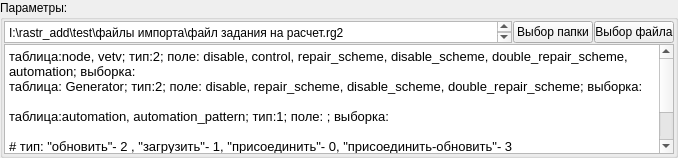
             <widget class="QGroupBox" name="gb_import_model">
              <property name="maximumSize">
               <size>
                <width>16777215</width>
                <height>180</height>
               </size>
              </property>
              <property name="title">
               <string>Параметры:</string>
              </property>
              <layout class="QVBoxLayout" name="verticalLayout_8">
               <property name="spacing">
                <number>1</number>
               </property>
               <property name="leftMargin">
                <number>1</number>
               </property>
               <property name="topMargin">
                <number>1</number>
               </property>
               <property name="rightMargin">
                <number>1</number>
               </property>
               <property name="bottomMargin">
                <number>1</number>
               </property>
               <item>
                <layout class="QHBoxLayout" name="horizontalLayout">
                 <item>
                  <widget class="QPlainTextEdit" name="te_path_import_rg2">
                   <property name="enabled">
                    <bool>true</bool>
                   </property>
                   <property name="sizePolicy">
                    <sizepolicy hsizetype="Expanding" vsizetype="Expanding">
                     <horstretch>0</horstretch>
                     <verstretch>0</verstretch>
                    </sizepolicy>
                   </property>
                   <property name="minimumSize">
                    <size>
                     <width>508</width>
                     <height>22</height>
                    </size>
                   </property>
                   <property name="maximumSize">
                    <size>
                     <width>10000</width>
                     <height>22</height>
                    </size>
                   </property>
                   <property name="baseSize">
                    <size>
                     <width>0</width>
                     <height>35</height>
                    </size>
                   </property>
                   <property name="plainText">
                    <string>I:\rastr_add\test\файлы импорта\файл задания на расчет.rg2</string>
                   </property>
                  </widget>
                 </item>
                 <item>
                  <widget class="QPushButton" name="b_choice_path_import_folder">
                   <property name="maximumSize">
                    <size>
                     <width>80</width>
                     <height>16777215</height>
                    </size>
                   </property>
                   <property name="text">
                    <string>Выбор папки</string>
                   </property>
                  </widget>
                 </item>
                 <item>
                  <widget class="QPushButton" name="b_choice_path_import_file">
                   <property name="maximumSize">
                    <size>
                     <width>80</width>
                     <height>16777215</height>
                    </size>
                   </property>
                   <property name="text">
                    <string>Выбор файла</string>
                   </property>
                  </widget>
                 </item>
                </layout>
               </item>
               <item>
                <widget class="QPlainTextEdit" name="te_import_rg2">
                 <property name="maximumSize">
                  <size>
                   <width>16777215</width>
                   <height>110</height>
                  </size>
                 </property>
                 <property name="font">
                  <font>
                   <pointsize>10</pointsize>
                   <underline>false</underline>
                   <strikeout>false</strikeout>
                   <kerning>true</kerning>
                  </font>
                 </property>
                 <property name="cursor" stdset="0">
                  <cursorShape>IBeamCursor</cursorShape>
                 </property>
                 <property name="plainText">
                  <string>таблица:node, vetv; тип:2; поле: disable, control, repair_scheme, disable_scheme, double_repair_scheme, automation; выборка:
таблица: Generator; тип:2; поле: disable, repair_scheme, disable_scheme, double_repair_scheme; выборка:

таблица:automation, automation_pattern; тип:1; поле: ; выборка:

# тип: &quot;обновить&quot;- 2 , &quot;загрузить&quot;- 1, &quot;присоединить&quot;- 0, &quot;присоединить-обновить&quot;- 3
# поле: если не указано, то все поля
# выборка: если не указано, то все строки</string>
                 </property>
                </widget>
               </item>
              </layout>
             </widget>
